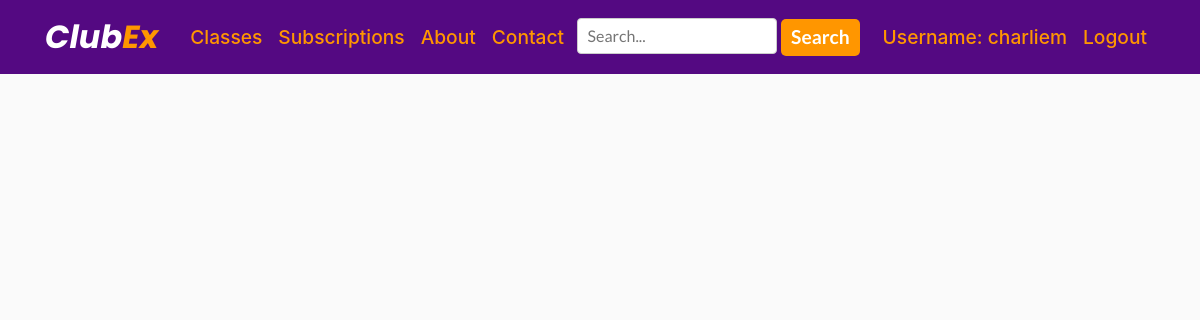
The page /classes/taichi/ (signed in) on the database as committed earlier.
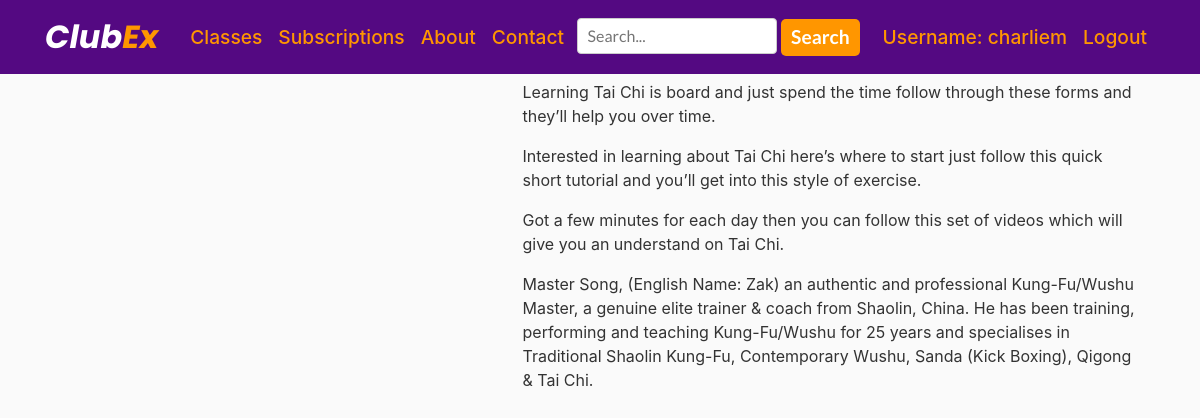
The same page on the database as committed later.
### ClubEx/models.py (models this page shows, shortened)
class Video(models.Model):
    category = models.CharField(max_length=200)
    video_name = models.CharField(max_length=200)
    video = EmbedVideoField()
    content = models.TextField()

### ClubEx/views.py (the view)
# urls.py: path('classes/taichi/', views.classes_tai_chi, name='classes_tai_chi'),
@login_required
def classes_tai_chi(request):
    obj = Video.objects.filter(category='Tai Chi' or 'taichi')
    return render(request, 'clubex/taichi.html', {'obj': obj})

### ClubEx/templates/ClubEx/taichi.html (shortened to what this page needs)
{% extends "ClubEx/base.html" %}
{% load embed_video_tags %}
{% block content %}
   {% for i in obj %}
<div class="container">
  <div class="row">
    <div class="col-5">
    </div>
      <div class="col-7">
   <p>{{ i.content  }}</p>
      </div>
  </div>
</div>
 {% endfor %}
{% endblock content %}

Rows that differ between the two databases and show on the page:
added Video: content "Learning Tai Chi is board and just spend the time follow through these forms and they’ll help you over time."
added Video: content "Interested in learning about Tai Chi here’s where to start just follow this quick short tutorial and you’ll get into this style of exercise."
added Video: content "Got a few minutes for each day then you can follow this set of videos which will give you an understand on Tai Chi."
added Video: content "Master Song, (English Name: Zak) an authentic and professional Kung-Fu/Wushu Master, a genuine elite trainer & coach from Shaolin, China. He has been training, performing and teaching Kung-Fu/Wushu for 25 years and specialises in Traditional Shaolin Kung-Fu, Contemporary Wushu, Sanda (Kick Boxing), Qigong & Tai Chi."
